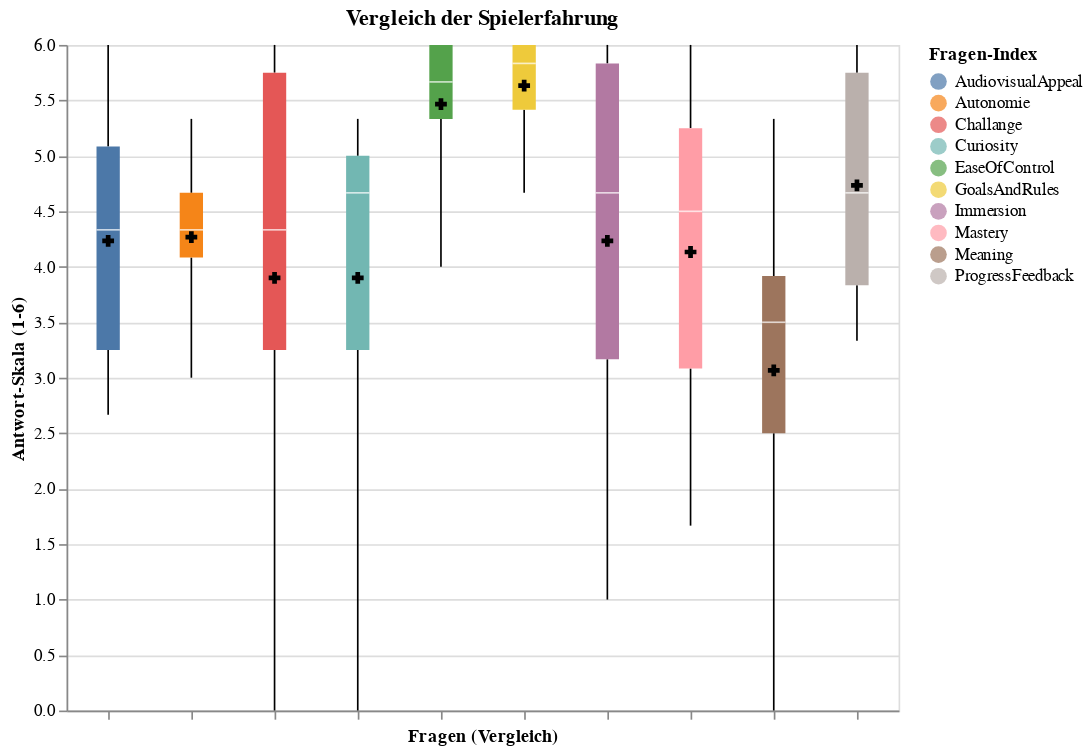

Notebook code for this chart:
### Code cell
visualize_boxplotted(df_aggregated_ohne)

### Figure 1 — Vega-Lite specification as saved in the notebook (floating-point values rounded to 4 significant figures)
{"config": {"view": {"continuousWidth": 300, "continuousHeight": 300}}, "layer": [{"mark": {"type": "boxplot", "extent": "min-max"}, "encoding": {"color": {"field": "Frage", "legend": {"labelLimit": 300, "title": "Fragen-Index"}, "type": "nominal"}, "x": {"axis": {"labels": false}, "field": "Frage", "title": "Fragen (Vergleich)", "type": "nominal"}, "y": {"field": "Score", "scale": {"domain": [0, 6]}, "title": "Antwort-Skala (1-6)", "type": "quantitative"}}}, {"mark": {"type": "point", "filled": true, "shape": "cross", "size": 50}, "encoding": {"color": {"value": "black"}, "tooltip": [{"field": "Frage", "title": "Frage", "type": "nominal"}, {"aggregate": "mean", "field": "Score", "format": ".2f", "title": "Durchschnitt", "type": "quantitative"}], "x": {"axis": {"labels": false}, "field": "Frage", "title": "Fragen (Vergleich)", "type": "nominal"}, "y": {"aggregate": "mean", "field": "Score", "type": "quantitative"}}}], "data": {"name": "data-6cc673edb4a6a1cf8e26d080544f34de"}, "height": 400, "title": "Vergleich der Spielerfahrung", "width": 500, "$schema": "https://vega.github.io/schema/vega-lite/v6.1.0.json", "datasets": {"data-6cc673edb4a6a1cf8e26d080544f34de": [{"Frage": "EaseOfControl", "Score": 4.667}, {"Frage": "EaseOfControl", "Score": 5.333}, {"Frage": "EaseOfControl", "Score": 5.667}, {"Frage": "EaseOfControl", "Score": 6.0}, {"Frage": "EaseOfControl", "Score": 5.667}, {"Frage": "EaseOfControl", "Score": 4.0}, {"Frage": "EaseOfControl", "Score": 6.0}, {"Frage": "EaseOfControl", "Score": 6.0}, {"Frage": "EaseOfControl", "Score": 5.333}, {"Frage": "EaseOfControl", "Score": 6.0}, {"Frage": "GoalsAndRules", "Score": 6.0}, {"Frage": "GoalsAndRules", "Score": 5.667}, {"Frage": "GoalsAndRules", "Score": 4.667}, {"Frage": "GoalsAndRules", "Score": 6.0}, {"Frage": "GoalsAndRules", "Score": 6.0}, {"Frage": "GoalsAndRules", "Score": 5.0}, {"Frage": "GoalsAndRules", "Score": 6.0}, {"Frage": "GoalsAndRules", "Score": 6.0}, {"Frage": "GoalsAndRules", "Score": 5.333}, {"Frage": "GoalsAndRules", "Score": 5.667}, {"Frage": "Challange", "Score": 0.3333}, {"Frage": "Challange", "Score": 3.0}, {"Frage": "Challange", "Score": 4.0}, {"Frage": "Challange", "Score": 0.0}, {"Frage": "Challange", "Score": 6.0}, {"Frage": "Challange", "Score": 5.0}, {"Frage": "Challange", "Score": 6.0}, {"Frage": "Challange", "Score": 6.0}, {"Frage": "Challange", "Score": 4.333}, {"Frage": "Challange", "Score": 4.333}, {"Frage": "ProgressFeedback", "Score": 4.333}, {"Frage": "ProgressFeedback", "Score": 3.333}, {"Frage": "ProgressFeedback", "Score": 4.333}, {"Frage": "ProgressFeedback", "Score": 6.0}, {"Frage": "ProgressFeedback", "Score": 6.0}, {"Frage": "ProgressFeedback", "Score": 5.0}, {"Frage": "ProgressFeedback", "Score": 6.0}, {"Frage": "ProgressFeedback", "Score": 3.667}, {"Frage": "ProgressFeedback", "Score": 3.667}, {"Frage": "ProgressFeedback", "Score": 5.0}, {"Frage": "AudiovisualAppeal", "Score": 6.0}, {"Frage": "AudiovisualAppeal", "Score": 5.333}, {"Frage": "AudiovisualAppeal", "Score": 4.0}, {"Frage": "AudiovisualAppeal", "Score": 3.0}, {"Frage": "AudiovisualAppeal", "Score": 2.667}, {"Frage": "AudiovisualAppeal", "Score": 4.333}, {"Frage": "AudiovisualAppeal", "Score": 2.667}, {"Frage": "AudiovisualAppeal", "Score": 5.667}, {"Frage": "AudiovisualAppeal", "Score": 4.333}, {"Frage": "AudiovisualAppeal", "Score": 4.333}, {"Frage": "Meaning", "Score": 4.333}, {"Frage": "Meaning", "Score": 5.333}, {"Frage": "Meaning", "Score": 3.0}, {"Frage": "Meaning", "Score": 0.0}, {"Frage": "Meaning", "Score": 4.0}, {"Frage": "Meaning", "Score": 3.333}, {"Frage": "Meaning", "Score": 2.333}, {"Frage": "Meaning", "Score": 3.667}, {"Frage": "Meaning", "Score": 1.0}, {"Frage": "Meaning", "Score": 3.667}, {"Frage": "Curiosity", "Score": 4.333}, {"Frage": "Curiosity", "Score": 5.0}, {"Frage": "Curiosity", "Score": 5.0}, {"Frage": "Curiosity", "Score": 0.0}, {"Frage": "Curiosity", "Score": 4.0}, {"Frage": "Curiosity", "Score": 5.0}, {"Frage": "Curiosity", "Score": 2.333}, {"Frage": "Curiosity", "Score": 5.0}, {"Frage": "Curiosity", "Score": 3.0}, {"Frage": "Curiosity", "Score": 5.333}, {"Frage": "Mastery", "Score": 2.0}, {"Frage": "Mastery", "Score": 4.333}, {"Frage": "Mastery", "Score": 1.667}, {"Frage": "Mastery", "Score": 6.0}, {"Frage": "Mastery", "Score": 5.0}, {"Frage": "Mastery", "Score": 4.667}, {"Frage": "Mastery", "Score": 6.0}, {"Frage": "Mastery", "Score": 3.333}, {"Frage": "Mastery", "Score": 5.333}, {"Frage": "Mastery", "Score": 3.0}, {"Frage": "Immersion", "Score": 5.333}, {"Frage": "Immersion", "Score": 6.0}, {"Frage": "Immersion", "Score": 3.667}, {"Frage": "Immersion", "Score": 6.0}, {"Frage": "Immersion", "Score": 4.667}, {"Frage": "Immersion", "Score": 3.0}, {"Frage": "Immersion", "Score": 2.0}, {"Frage": "Immersion", "Score": 6.0}, {"Frage": "Immersion", "Score": 1.0}, {"Frage": "Immersion", "Score": 4.667}, {"Frage": "Autonomie", "Score": 4.667}, {"Frage": "Autonomie", "Score": 4.333}, {"Frage": "Autonomie", "Score": 4.0}, {"Frage": "Autonomie", "Score": 4.333}, {"Frage": "Autonomie", "Score": 3.0}, {"Frage": "Autonomie", "Score": 5.0}, {"Frage": "Autonomie", "Score": 4.333}, {"Frage": "Autonomie", "Score": 4.667}, {"Frage": "Autonomie", "Score": 5.333}, {"Frage": "Autonomie", "Score": 3.0}, {"Frage": "UI", "Score": null}, {"Frage": "UI", "Score": null}, {"Frage": "UI", "Score": null}, {"Frage": "UI", "Score": null}, {"Frage": "UI", "Score": null}, {"Frage": "UI", "Score": null}, {"Frage": "UI", "Score": null}, {"Frage": "UI", "Score": null}, {"Frage": "UI", "Score": null}, {"Frage": "UI", "Score": null}]}}
